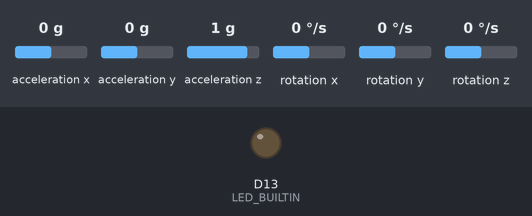
The sketch below on a simulated Arduino Nano 33 BLE. Shown: output pins drawn as LEDs (lit = HIGH). Dashed ring = blinking. Inputs (shaded band) come from the test bench; at power-on: rotation z 0 °/s, acceleration x 0 g, acceleration y 0 g, acceleration z 1 g, rotation x 0 °/s, rotation y 0 °/s. Nothing arrives over Bluetooth unless stated.

Above: at 1.7 s.
1.8 s: rotation z set to -144 °/s
3.3 s: rotation z set to -153 °/s
At 6.2 s:
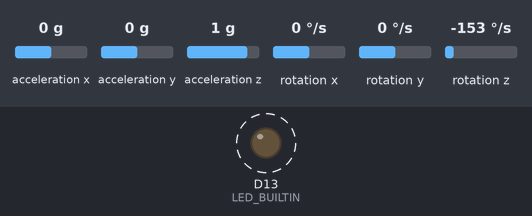
6.3 s: rotation z set to -100 °/s
At 7.0 s:
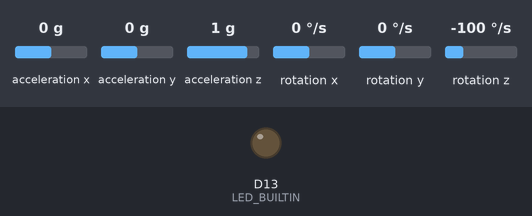
7.8 s: rotation z set to -192 °/s
At 7.97 s:
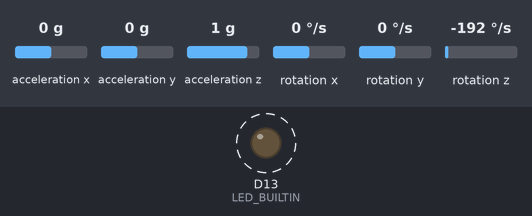
Timing chart, 0 to 11.8 s (numbered marks = the images above; inputs shaded):
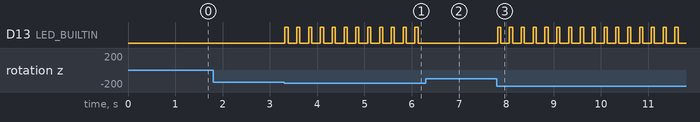

Measured:
- the behaviour switches between -149 and -150 °/s on rotation z (found by bisection; images 0 and 1)
- after the input at 1.8 s, every drawn part: stays the same
- after the input at 3.3 s, D13 (LED_BUILTIN): alternates HIGH for 0.07 s and LOW for 0.18 s, starting at once
- after the input at 6.3 s, D13 (LED_BUILTIN): stops changing and stays LOW
- after the input at 7.8 s, D13 (LED_BUILTIN): alternates HIGH for 0.07 s and LOW for 0.18 s, starting at once

The sketch:

kendosense_v2.ino
```cpp
#include <Arduino_BMI270_BMM150.h>
#include <ArduinoBLE.h>

const float GY_STRIKE_THRESHOLD = 300.0;
const float GZ_STRIKE_THRESHOLD = 150.0;

const unsigned long SAMPLE_DELAY_MS = 20;   // ~50 Hz
const unsigned long MIN_EVENT_GAP_MS = 250; // debounce
const unsigned long LED_ON_MS = 60;

BLEService kendoService("19B10000-E8F2-537E-4F6C-D104768A1214");
BLEStringCharacteristic dataCharacteristic(
  "19B10001-E8F2-537E-4F6C-D104768A1214",
  BLERead | BLENotify,
  80
);

unsigned long lastEventTime = 0;
unsigned long ledOffTime = 0;
int strikeCount = 0;

enum StrikeType {
  NONE,
  SLOW_STRIKE,
  FAST_STRIKE
};

const char* strikeTypeToString(StrikeType type) {
  switch (type) {
    case SLOW_STRIKE: return "SLOW";
    case FAST_STRIKE: return "FAST";
    default: return "NONE";
  }
}

StrikeType detectStrike(float gy, float gz, unsigned long nowMs) {
  float absGy = abs(gy);
  float absGz = abs(gz);

  if (nowMs - lastEventTime < MIN_EVENT_GAP_MS) {
    return NONE;
  }

  if (absGy >= 500.0 || absGz >= 250.0) {
    lastEventTime = nowMs;
    return FAST_STRIKE;
  }

  if (absGy >= GY_STRIKE_THRESHOLD || absGz >= GZ_STRIKE_THRESHOLD) {
    lastEventTime = nowMs;
    return SLOW_STRIKE;
  }

  return NONE;
}

void turnOnLed() {
  digitalWrite(LED_BUILTIN, HIGH);
  ledOffTime = millis() + LED_ON_MS;
}

void updateLed() {
  if (ledOffTime > 0 && millis() >= ledOffTime) {
    digitalWrite(LED_BUILTIN, LOW);
    ledOffTime = 0;
  }
}

void setup() {
  pinMode(LED_BUILTIN, OUTPUT);
  digitalWrite(LED_BUILTIN, LOW);

  Serial.begin(115200);
  delay(500);

  if (!IMU.begin()) {
    while (1) {
      digitalWrite(LED_BUILTIN, HIGH);
      delay(100);
      digitalWrite(LED_BUILTIN, LOW);
      delay(100);
    }
  }

  if (!BLE.begin()) {
    while (1) {
      digitalWrite(LED_BUILTIN, HIGH);
      delay(300);
      digitalWrite(LED_BUILTIN, LOW);
      delay(300);
    }
  }

  BLE.setLocalName("KendoSense");
  BLE.setDeviceName("KendoSense");
  BLE.setAdvertisedService(kendoService);

  kendoService.addCharacteristic(dataCharacteristic);
  BLE.addService(kendoService);

  dataCharacteristic.writeValue("0,0,NONE,0");
  BLE.advertise();
}

void loop() {
  updateLed();
  BLE.poll();

  float ax, ay, az;
  float gx, gy, gz;

  if (IMU.accelerationAvailable() && IMU.gyroscopeAvailable()) {
    IMU.readAcceleration(ax, ay, az);
    IMU.readGyroscope(gx, gy, gz);

    unsigned long nowMs = millis();
    StrikeType eventType = detectStrike(gy, gz, nowMs);

    if (eventType != NONE) {
      strikeCount++;
      turnOnLed();
    }

    // Format: gy,gz,event,count
    char payload[80];
    snprintf(payload, sizeof(payload), "%.2f,%.2f,%s,%d",
             gy, gz, strikeTypeToString(eventType), strikeCount);

    dataCharacteristic.writeValue(payload);
  }

  delay(SAMPLE_DELAY_MS);
}
```
